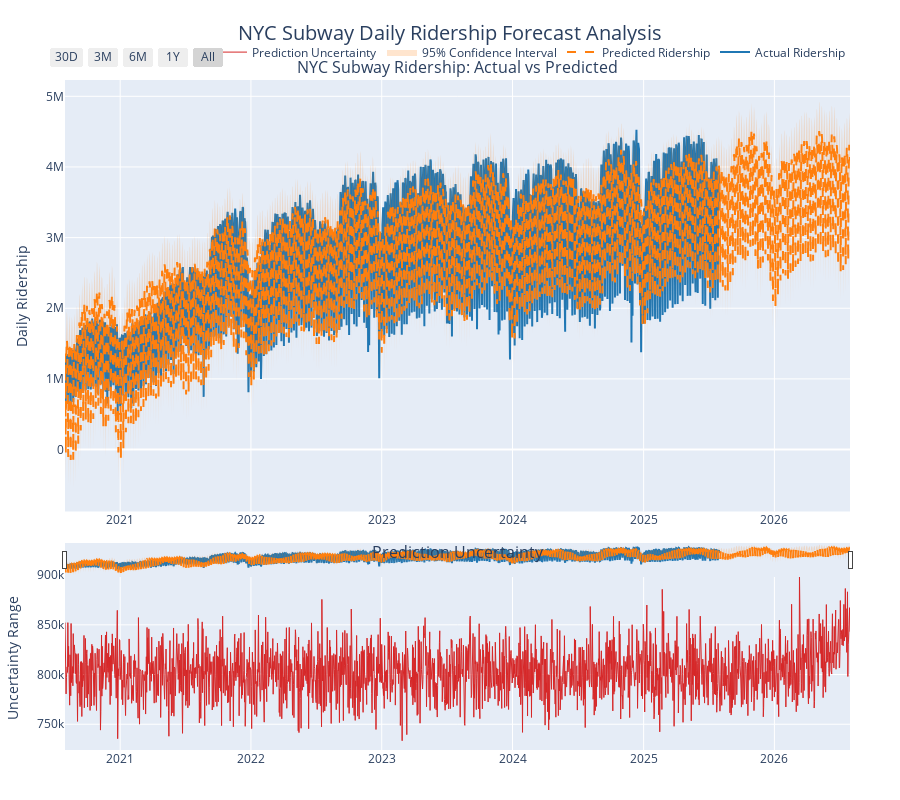

Notebook source saved alongside this figure:
### Code cell
# Enhanced Time Series Visualization with Interactive Features
import plotly.graph_objects as go
from plotly.subplots import make_subplots
import plotly.express as px

# Create subplot with secondary y-axis for better visualization
fig = make_subplots(
    rows=2, cols=1,
    row_heights=[0.7, 0.3],
    subplot_titles=('NYC Subway Ridership: Actual vs Predicted', 'Prediction Uncertainty'),
    vertical_spacing=0.08
)

# Main time series plot
fig.add_trace(
    go.Scatter(
        x=df_prophet['ds'], 
        y=df_prophet['y'],
        mode='lines',
        name='Actual Ridership',
        line=dict(color='#1f77b4', width=2),
        hovertemplate='<b>Date:</b> %{x}<br><b>Actual:</b> %{y:,.0f}<extra></extra>'
    ),
    row=1, col=1
)

fig.add_trace(
    go.Scatter(
        x=forecast['ds'], 
        y=forecast['yhat'],
        mode='lines',
        name='Predicted Ridership',
        line=dict(color='#ff7f0e', width=2, dash='dash'),
        hovertemplate='<b>Date:</b> %{x}<br><b>Predicted:</b> %{y:,.0f}<extra></extra>'
    ),
    row=1, col=1
)

# Add confidence intervals
fig.add_trace(
    go.Scatter(
        x=forecast['ds'],
        y=forecast['yhat_upper'],
        mode='lines',
        line=dict(width=0),
        showlegend=False,
        hoverinfo='skip'
    ),
    row=1, col=1
)

fig.add_trace(
    go.Scatter(
        x=forecast['ds'],
        y=forecast['yhat_lower'],
        mode='lines',
        line=dict(width=0),
        fill='tonexty',
        fillcolor='rgba(255, 127, 14, 0.2)',
        name='95% Confidence Interval',
        hovertemplate='<b>Date:</b> %{x}<br><b>Lower:</b> %{y:,.0f}<extra></extra>'
    ),
    row=1, col=1
)

# Add uncertainty visualization (bottom subplot)
uncertainty = forecast['yhat_upper'] - forecast['yhat_lower']
fig.add_trace(
    go.Scatter(
        x=forecast['ds'],
        y=uncertainty,
        mode='lines',
        name='Prediction Uncertainty',
        line=dict(color='#d62728', width=1),
        hovertemplate='<b>Date:</b> %{x}<br><b>Uncertainty:</b> %{y:,.0f}<extra></extra>'
    ),
    row=2, col=1
)

# Update layout
fig.update_layout(
    title={
        'text': 'NYC Subway Daily Ridership Forecast Analysis',
        'x': 0.5,
        'xanchor': 'center',
        'font': {'size': 20}
    },
    height=800,
    hovermode='x unified',
    legend=dict(
        orientation="h",
        yanchor="bottom",
        y=1.02,
        xanchor="right",
        x=1
    ),
    margin=dict(l=50, r=50, t=80, b=50)
)

# Add range selector
fig.update_xaxes(
    rangeselector=dict(
        buttons=list([
            dict(count=30, label="30D", step="day", stepmode="backward"),
            dict(count=90, label="3M", step="day", stepmode="backward"),
            dict(count=180, label="6M", step="day", stepmode="backward"),
            dict(count=365, label="1Y", step="day", stepmode="backward"),
            dict(step="all", label="All")
        ])
    ),
    rangeslider=dict(visible=True, thickness=0.05),
    type="date",
    row=1
)

fig.update_yaxes(title_text="Daily Ridership", row=1, col=1)
fig.update_yaxes(title_text="Uncertainty Range", row=2, col=1)

fig.show()

# Add summary statistics
print("📊 Forecast Summary Statistics:")
print(f"• Average daily ridership: {df_prophet['y'].mean():,.0f}")
print(f"• Average prediction uncertainty: {uncertainty.mean():,.0f}")
print(f"• Maximum ridership: {df_prophet['y'].max():,.0f} on {df_prophet.loc[df_prophet['y'].idxmax(), 'ds'].strftime('%Y-%m-%d')}")
print(f"• Minimum ridership: {df_prophet['y'].min():,.0f} on {df_prophet.loc[df_prophet['y'].idxmin(), 'ds'].strftime('%Y-%m-%d')}")

### Figure 1 — Plotly figure (JSON) as saved in the notebook; plotly's stock layout.template omitted (floating-point values rounded to 4 significant figures; data arrays with more than 128 entries replaced by an {"elided": "..."} marker saying what was removed)
{"data": [{"hovertemplate": "<b>Date:</b> %{x}<br><b>Actual:</b> %{y:,.0f}<extra></extra>", "line": {"color": "#1f77b4", "width": 2}, "mode": "lines", "name": "Actual Ridership", "type": "scatter", "x": {"elided": "1827 str values"}, "xaxis": "x", "y": {"elided": "1827 int values"}, "yaxis": "y"}, {"hovertemplate": "<b>Date:</b> %{x}<br><b>Predicted:</b> %{y:,.0f}<extra></extra>", "line": {"color": "#ff7f0e", "dash": "dash", "width": 2}, "mode": "lines", "name": "Predicted Ridership", "type": "scatter", "x": {"elided": "2192 str values"}, "xaxis": "x", "y": {"elided": "2192 float values"}, "yaxis": "y"}, {"hoverinfo": "skip", "line": {"width": 0}, "mode": "lines", "showlegend": false, "type": "scatter", "x": {"elided": "2192 str values"}, "xaxis": "x", "y": {"elided": "2192 float values"}, "yaxis": "y"}, {"fill": "tonexty", "fillcolor": "rgba(255, 127, 14, 0.2)", "hovertemplate": "<b>Date:</b> %{x}<br><b>Lower:</b> %{y:,.0f}<extra></extra>", "line": {"width": 0}, "mode": "lines", "name": "95% Confidence Interval", "type": "scatter", "x": {"elided": "2192 str values"}, "xaxis": "x", "y": {"elided": "2192 float values"}, "yaxis": "y"}, {"hovertemplate": "<b>Date:</b> %{x}<br><b>Uncertainty:</b> %{y:,.0f}<extra></extra>", "line": {"color": "#d62728", "width": 1}, "mode": "lines", "name": "Prediction Uncertainty", "type": "scatter", "x": {"elided": "2192 str values"}, "xaxis": "x2", "y": {"elided": "2192 float values"}, "yaxis": "y2"}], "layout": {"annotations": [{"font": {"size": 16}, "showarrow": false, "text": "NYC Subway Ridership: Actual vs Predicted", "x": 0.5, "xanchor": "center", "xref": "paper", "y": 1, "yanchor": "bottom", "yref": "paper"}, {"font": {"size": 16}, "showarrow": false, "text": "Prediction Uncertainty", "x": 0.5, "xanchor": "center", "xref": "paper", "y": 0.276, "yanchor": "bottom", "yref": "paper"}], "height": 800, "hovermode": "x unified", "legend": {"orientation": "h", "x": 1, "xanchor": "right", "y": 1.02, "yanchor": "bottom"}, "margin": {"b": 50, "l": 50, "r": 50, "t": 80}, "title": {"font": {"size": 20}, "text": "NYC Subway Daily Ridership Forecast Analysis", "x": 0.5, "xanchor": "center"}, "xaxis": {"anchor": "y", "domain": [0, 1], "rangeselector": {"buttons": [{"count": 30, "label": "30D", "step": "day", "stepmode": "backward"}, {"count": 90, "label": "3M", "step": "day", "stepmode": "backward"}, {"count": 180, "label": "6M", "step": "day", "stepmode": "backward"}, {"count": 365, "label": "1Y", "step": "day", "stepmode": "backward"}, {"label": "All", "step": "all"}]}, "rangeslider": {"thickness": 0.05, "visible": true}, "type": "date"}, "xaxis2": {"anchor": "y2", "domain": [0, 1]}, "yaxis": {"anchor": "x", "domain": [0.356, 1], "title": {"text": "Daily Ridership"}}, "yaxis2": {"anchor": "x2", "domain": [0, 0.276], "title": {"text": "Uncertainty Range"}}}}
